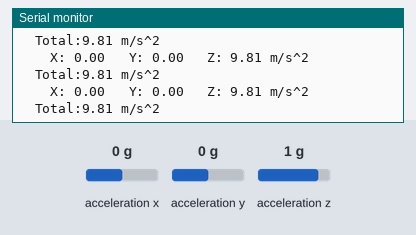
A sketch run on a simulated Arduino Zero (SAMD21). On the bench: the last lines printed to the serial monitor. The test bench sets the inputs (shaded band); at power-on: acceleration x 0 g, acceleration y 0 g, acceleration z 1 g.

Above: at 7.2 s.
7.3 s: acceleration x set to -1.4 g
At 7.74 s:
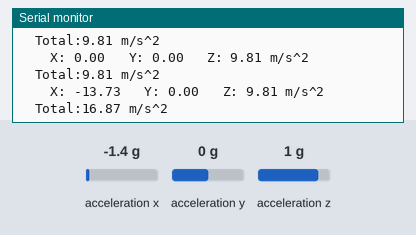
8.8 s: acceleration y set to -1.4 g
At 8.97 s:
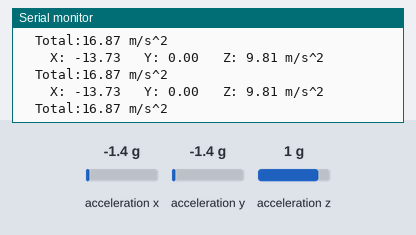
10.3 s: acceleration z set to -1.4 g
At 10.53 s:
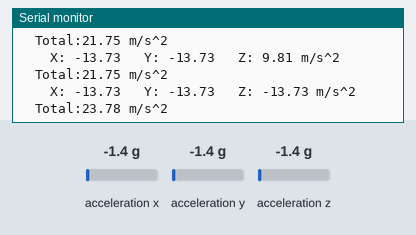
Timing chart, 0 to 13.3 s (numbered marks = the images above; inputs shaded):
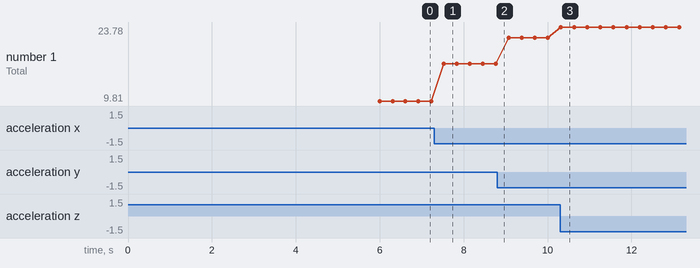

Measured:
- after the input at 7.3 s, the serial monitor: prints a new line after 0.23 s (image 1)
- after the input at 10.3 s, the serial monitor: prints a new line at once (image 3)
- plotted number 1: 9.81 → 16.87 after the input at 7.3 s, 16.87 → 21.75 after the input at 8.8 s, 21.75 → 23.78 after the input at 10.3 s

The sketch:

AccelLIS3DHBT.ino
```cpp
//--------------------------LIBRARIES (NECESSARY)------------------------------------
#include <Wire.h>
#include <SPI.h>
#include <Adafruit_LIS3DH.h>
#include <Adafruit_Sensor.h>
#include <SoftwareSerial.h>
//-----------------------------------------------------------------------------------
SoftwareSerial BTSerial(10, 11); // Associates pins 10 and 11 on the Feather with the Recieve and Transmit, RESPECTIVELY
//-----------------------------------------

//--------ESTABLISH I2C (Make accelerometer give data through SCL and SDA pins-----------
Adafruit_LIS3DH lis = Adafruit_LIS3DH();
#if defined(ARDUINO_ARCH_SAMD)
//---------------------------------------------------------------------------------------

//-------------------------------Necessary Define Statements for USB
#define Serial SerialUSB
#endif
//------------------------------

//--------------------------VARIABLE DECLARATIONS--------------------------
float x, y, z;//Declares x,y, and z accelerations as floats (decimal values)
float total;  //Vector sum of all three accelerations (phythagorean theorem and force components): total = sqrt(x^2+y^2+z^2)
//--------------------------------------------------------------------------

//VOID SETUP runs code in it ONCE, for initial conditions
void setup(void) {
  Serial.begin(9600);//allows one to send data from the arduino to the COMPUTER(through a screen called SERIAL MONITOR)

  accSetup();//See code labeled: AccBasic ()
  BTSetup();//See code labeled: BTAddition(Connects to Bluetooth)

  delay(2000);//Wait 2 seconds
  // delay() measures time in milliseconds (2000=2000 milliseconds=2 seconds).

 //--------------------Prints the Name of Code and the Date it is running------------------------------
  Serial.print("Sketch:   ");   Serial.println(__FILE__);
  Serial.print("Uploaded: ");   Serial.println(__DATE__);
  Serial.println(" ");
 //----------------------------------------------------------------------------------------------------
    delay(2000);
}

//VOID LOOP CONTINOUSLY runs code in it
void loop() {

  //  lis.read();      // get X Y and Z data at once

//------------Sets up the Accelerometer sensors--------------------------
  sensors_event_t event;
  lis.getEvent(&event);
//-----------------------------------------------------------------------

//---------------------Physics Calculations--------------------------
  x = event.acceleration.x; //Get the x acceleration from accelerometer
  y = event.acceleration.y; //Get the y acceleration from accelerometer
  z = event.acceleration.z; //Get the z acceleration from accelerometer
  total = sqrt((x * x) + (y * y) + (z * z)); //Get the Vector Sum magnitude of the accelerations through PYTHAGOREAN THEOREM
//-------------------------------------------------------------------
  serialPrint();//Print all accelerations and Vector sum to the Computer's SERIAL MONITOR
  BTPrint();//Send data to HC-06 (Which in turn, sends data to SMARTPHONE)

  delay(300);//Publish data every 3/10 seconds
}
```

BTAddition.ino
```cpp
void BTSetup ()

{
  BTSerial.begin(9600);
  BTSerial.println("BT Demo");

}

void BTPrint()
{

  BTSerial.print("X: "); BTSerial.print(x ); BTSerial.print("  ");
  BTSerial.print("Y: "); BTSerial.print(y ); BTSerial.print("  ");
  BTSerial.print("Z: "); BTSerial.print(z); BTSerial.print("  ");
  BTSerial.println("m/s^2 ");

  BTSerial.println("----------");
  BTSerial.print("Total: "); BTSerial.print(total); BTSerial.print("  "); BTSerial.println("m/s^2 ");

}
```

SerialPrint.ino
```cpp
void serialPrint()
{

  Serial.print("\t\tX: "); Serial.print(x);
  Serial.print(" \tY: "); Serial.print(y);
  Serial.print(" \tZ: "); Serial.print(z);


  Serial.println(" m/s^2 ");


Serial.print("\tTotal:"); Serial.print(total);Serial.println(" m/s^2");
  Serial.println();
}
```

accBasic.ino
```cpp
void accSetup()
{
  delay(2000);
    Serial.println("LIS3DH test!");

  if (! lis.begin(0x18)) {   // change this to 0x19 for alternative i2c address
    Serial.println("Couldnt start");
    while (1);
  }
  Serial.println("LIS3DH found!");
//delay(2000);
  lis.setRange(LIS3DH_RANGE_16_G);   // 2, 4, 8 or 16 G!

  Serial.print("Range = "); Serial.print(2 << lis.getRange());
  Serial.println("G");
//  delay(3000);
}
```
